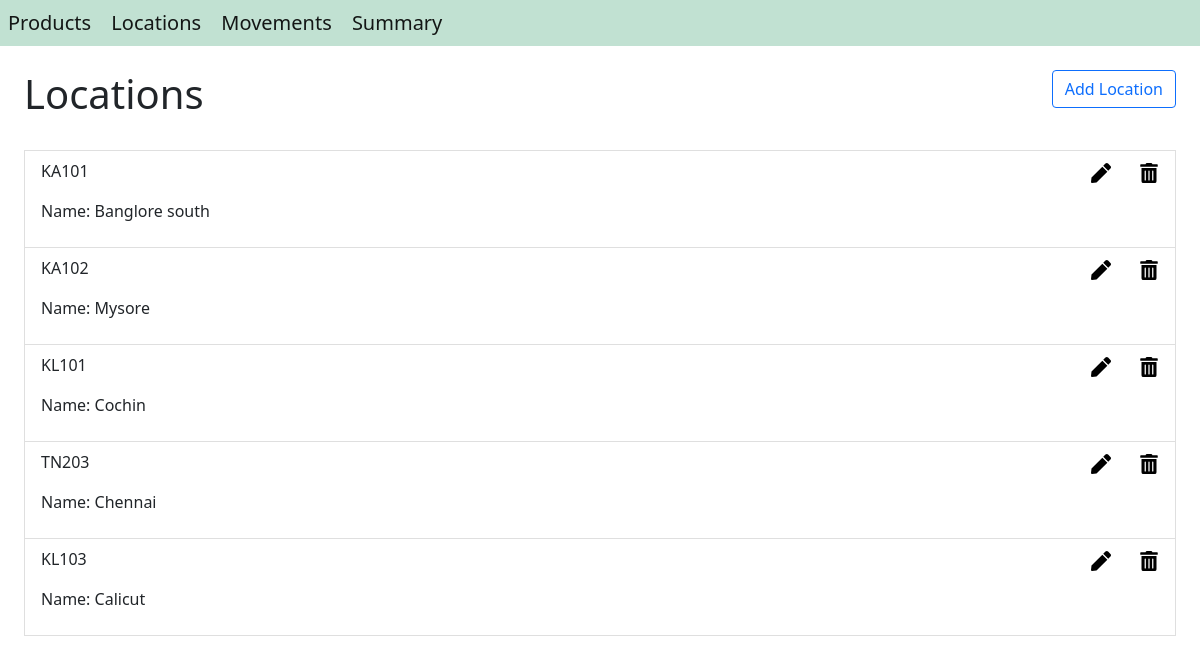
/locations, run on the app's committed database.
### inventory_management/models.py (models this page shows, shortened)
class Location(models.Model):
    location_id = models.CharField(max_length=16, primary_key=True)
    location_name = models.CharField(max_length=64)

### inventory_management/views.py (the view)
# urls.py: path('locations', LocationPage.as_view(), name='locations'),
class LocationPage(ListView):
    template_name = 'inventory_management/location.html'
    model = Location
    def get_context_data(self, **kwargs):
        context = super().get_context_data(**kwargs)
        context['title'] = 'Locations'
        return context

### inventory_management/templates/inventory_management/location.html (shortened to what this page needs)
{% extends "inventory_management/home.html" %}
{% load static %}
{% block stylesheet %}
  <link rel="stylesheet" href="{% static 'inventory_management/product.css' %}">
{% endblock stylesheet %}
{% block body %}
    <div class="custom-disable">
        <div class="ms-4 mt-4 me-4 d-flex justify-content-between">
            <h1>Locations</h1>
            <a href=" {% url 'new_location' %} "><button class="btn btn-outline-primary">Add Location</button></a>
        </div>
        <div class="list-grpup ms-4 mt-4 me-4 custom-product-list">
            {% for location in location_list %}
                <div class="list-group-item">
                    <div class="d-flex justify-content-between">
                        <p>{{ location.location_id }}</p>
                        <div>
                            <a href="{% url 'edit_location' location.location_id %}" class="custom-link">
                                <img src="{% static 'inventory_management/pen-solid.svg' %}" alt="edit" class="custom-icon me-4">
                            </a>
                            <img src="{% static 'inventory_management/trash-alt-solid.svg' %}" alt="delete" class="custom-icon" onclick="delete_dialog('{{location.location_id}}')">
                        </div>
                    </div>
                    <p> Name: {{ location.location_name }} </p>
                </div>
            {% endfor %}
        </div>
    </div>
{% endblock body %}

### inventory_management/static/inventory_management/measurements.css (style rules this page uses)
.custom-icon { width: 20px; height: 20px; }
.custom-link { text-decoration: none; }

### data on the page
Location: location_id "KA101", location_name "Banglore south"
Location: location_id "KA102", location_name "Mysore"
Location: location_id "KL101", location_name "Cochin"
Location: location_id "TN203", location_name "Chennai"
Location: location_id "KL103", location_name "Calicut"
